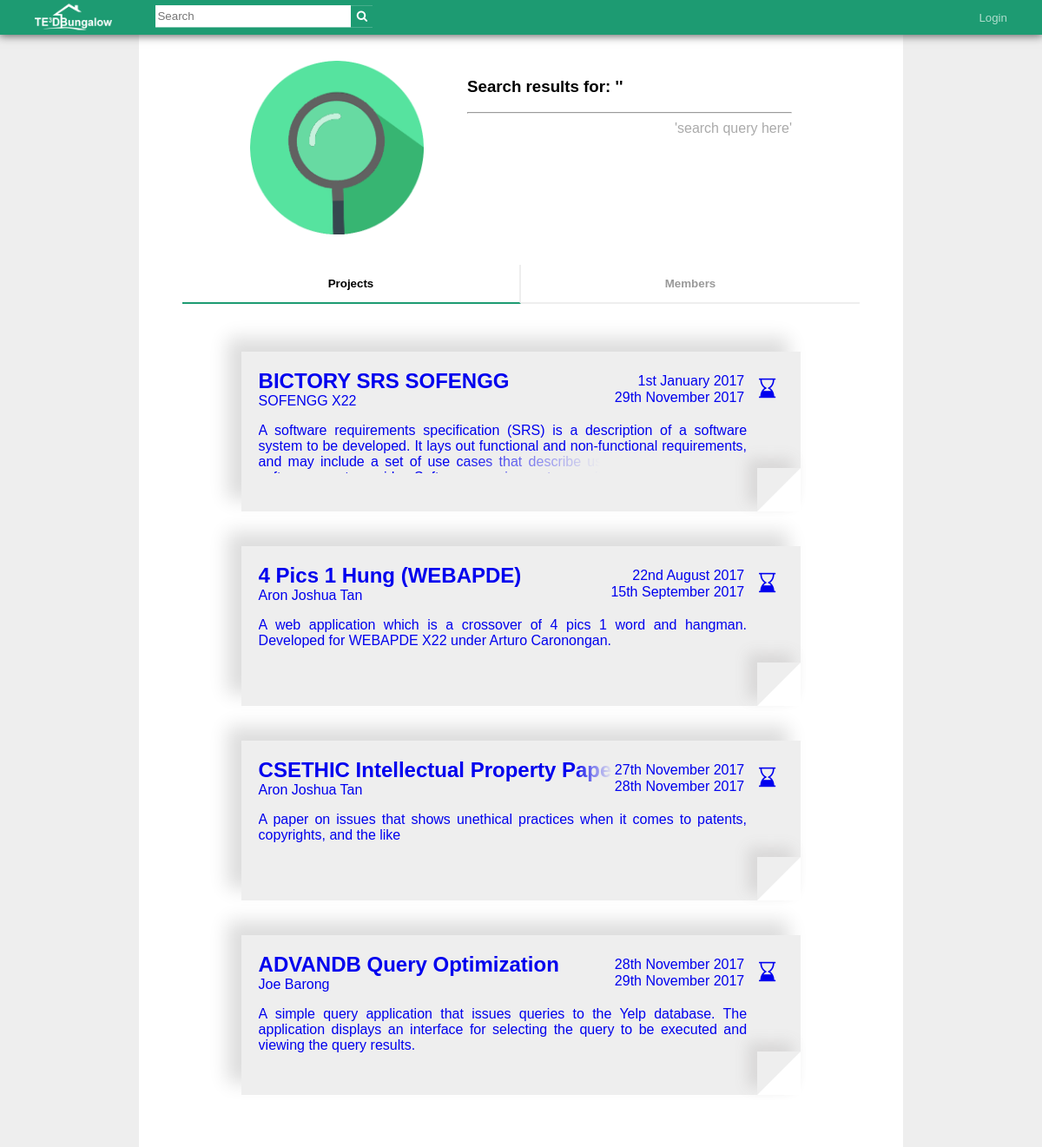
Screenshot of /search.php with the database file from the repository.
### tables this page shows
CREATE TABLE `tptable` (
  `tpID` int(11) NOT NULL,
  `tpTitle` varchar(99) NOT NULL,
  `tpDesc` varchar(5000) NOT NULL,
  `tpMemberName` varchar(500) DEFAULT NULL,
  `tpSDate` date NOT NULL,
  `tpEDate` date DEFAULT NULL,
  `tpAccessLVL` int(11) NOT NULL,
  `pHead` varchar(50) DEFAULT NULL
);

### html/search.php (the view, shortened to what this page needs)
<?php
    include '../php/dbh.php';
?>
<!DOCTYPE html>
<html>
<link rel="stylesheet" href="https://cdnjs.cloudflare.com/ajax/libs/font-awesome/4.7.0/css/font-awesome.min.css">
<link rel="stylesheet" href="../css/style.css">
<link rel="stylesheet" href="../css/index.css">
</head>
<body>
  <div id="toolbar">
    <div id="logo">
      <a href="index.php"><img src="../images/logo_full.png" height="30px"></a>
    </div>
    <div id="searchBar">
      <form action="search.php" method="POST">
        <input id="searchTerm" type="text" name="search-field" placeholder="Search"/>
        <button id="searchButton" type="submit" name ="search-button">
          <i class="fa fa-search"></i>
        </button>
      </form>
    </div>
    <?php
      $uli = '0';
      if(isset($_COOKIE['loggedIn'])){
        $uli = $_COOKIE['loggedIn'];
        if($uli == '1'){
          echo "<ul id=\"toolbarButtons\">
                  <li><button id=\"notificationButton\" class=\"toolbarButton\" onclick=\"openNotifications()\"><i id=\"notificationCount\">99</i><i class=\"fa fa-bell\"></i></button></li>
                  <li><button id=\"userName\" class=\"toolbarButton\" onclick=\"location.href='profile.php';\">".$_COOKIE['uFName']." ".$_COOKIE['uLName']."</button></li>
                  <li><button class=\"toolbarButton\" onclick=\"location.href='../php/logOut.php'\">Logout</button></li>
                </ul>";
        }else{
          echo "<ul id=\"toolbarButtons\">
                  <li><button class=\"toolbarButton\" name=\"li1\" onclick=\"openLogin();\">Login</button></li>
                </ul>";
        }
      }else{
          echo "<ul id=\"toolbarButtons\">
                  <li><button class=\"toolbarButton\" name=\"".$uli."\" onclick=\"openLogin();\">Login</button></li>
                </ul>";
      }
    ?>
  </div>
  <div id="wrap">
    <div id="pageHead">
      <img src="../images/searchlogo.png">
      <?php
        echo "<h3>Search results for: '".$_POST['search-field']."'</h3>"
      ?>
      <hr>
      <p class="pageLegend">
        'search query here'
      </p>
    </div>
    <div id="tabButtons">
      <button id="defaultOpen" class="tabButton half" onclick="openTab(event, 'projects')">Projects</button>
      <button class="tabButton half" onclick="openTab(event, 'members')">Members</button>
    </div>
    <div id="projects" class="tabContent">
      <?php
          $term = $_POST['search-field'];
          $sql = "SELECT * FROM tptable WHERE tpTitle LIKE '%$term%' OR tpDesc LIKE '%$
          term%'";
          $result = mysqli_query($conn,$sql);
          $queryResults = mysqli_num_rows($result);
          if ($queryResults > 0){
            while ($row = mysqli_fetch_assoc($result)){
                  $iClass = "";
                  $projStart = "";
                  $projEnd = "";
                  if($row['tpEDate'] != null && $row['tpEDate'] == $row['tpSDate']){
                    $iClass = "projectStatus fa fa-hourglass";
                    $date = date_create($row['tpSDate']);
                    $projStart = date_format($date, 'jS F Y');
                    $date = date_create($row['tpEDate']);
                    $projEnd = date_format($date, 'jS F Y');
                  }
                  else if($row['tpEDate'] != null && $row['tpEDate'] != $row['tpSDate']){
                    $iClass = "projectStatus fa fa-hourglass-end";
                    $date = date_create($row['tpSDate']);
                    $projStart = date_format($date, 'jS F Y');
                    $date = date_create($row['tpEDate']);
                    $projEnd = date_format($date, 'jS F Y');
                  }
                  else if($row['tpEDate'] == null){
                    $iClass = "projectStatus fa fa-hourglass-2";
                    $date = date_create($row['tpSDate']);
                    $projStart = date_format($date, 'jS F Y');
                  }
                  echo "<a href='project.php?pid=".$row['tpID']."' style=\"text-decoration:none;\"><div class=\"projectDisplay\">
                  <i class=\"".$iClass."\"></i>
                  <p class=\"projectTitle\">".$row['tpTitle']."
                  <p class=\"projectHead\">".$row['pHead']."
                  <p class=\"projectStart\">".$projStart."
                 <p class=\"projectEnd\">".$projEnd."
                 <p class=\"projectAbstract\">".$row['tpDesc']."
                  <div class=\"cornerFold\">
                  </div>
                  </div>";
            }
          }
      ?>
    </div>
  <div id="wrapbg">
  </div>
</body>
</html>

### css/style.css (style rules this page uses)
html, body { background: #eeeeee; font-family: Arial, Helvetica, sans-serif; height: 100%; margin: 0; overflow-y: overlay; }
#toolbar { background: #1d9b72; box-shadow: 0 0 10px 1px #555; height: 40px; line-height: 40px; top: 0; padding: 0; position: fixed; width: 100%; z-index: 2; }
#logo { display: inline-block; float: left; margin: 0 50px 0 40px; padding: 0; transform: translateY(10%); }
#searchBar { background: #fff; display: inline-block; height: 25px; margin: 0; padding: 0; position: relative; transform: translateY(25%); width: 250px; }
#searchTerm { border: none; float: left; height: 21px; margin: 0; outline: none; padding: 2px; width: 221px; }
#searchButton { background: #1d9b72; border: none; color: #fff; float: right; height: 25px; margin: 0; outline: none; width: 25px; }
#toolbarButtons { list-style-type: none; float: right; margin: 0; padding: 0; }
#toolbarButtons li { float: left; margin: 0; padding: 0; }
#login a { color: #1d9b72; display: block; margin: 5px 0 0 0; text-decoration: none; }
#wrap { background: #fff; margin: 0 auto; padding: 50px; width: 65%; z-index: 1; }
#wrapbg { background: #fff; height: 100%; left: 0; margin: 0 auto; padding: 50px; position: fixed; right: 0; width: 65%; z-index: 0; }
#pageHead { display: block; height: 150px; margin: 0 auto 65px auto; padding: 20px; position: relative; width: 80%; }
#pageHead img { float: left; height: 200px; margin: 0 50px 0 0; }
#tabButtons { display: block; height: 50px; margin: 0 auto 0 auto; width: 100%; }
#tabButtons button.active { border-bottom: 2px solid #1d9b72; color: #000; }
.toolbarButton { background: #1d9b72; border: none; cursor: pointer; height: 35px; margin: 0 20px 0 0; outline: none; padding: 0 20px 0 20px; color: #b0ddce; }
.pageLegend { color: #aaa; float: right; margin: 0; }
.tabButton { background: none; border: none; border-bottom: 2px solid #eee; border-right: 2px solid #eee; color: #999; cursor: pointer; float: left; font-weight: bold; outline: none; padding: 14px 16px; width: 33.33%; }
.half { width: 50%; }
.tabButton:last-child { border-right: none; }
.tabContent { display: none; height: 100%; padding: 10px 12px; position: relative; }

### css/index.css (style rules this page uses)
.projectDisplay { background: #eeeeee; box-shadow: -15px -15px 20px 1px #ddd; display: block; height: 18vh; margin: 40px auto 40px auto; padding: 20px; position: relative; width: 80%; }
.projectDisplay:last-child { margin: 40px auto 0 auto; }
.projectStatus { display: block; font-size: 1.4em; position: absolute; right: 1.3em; top: 1.4em; }
.projectTitle { display: block; font-size: 1.5em; font-weight: bold; margin: 0; overflow: hidden; padding: 0; position: relative; width: 75%; white-space: nowrap; }
.projectHead { margin: 0; padding: 0; }
.projectTitle:after { background: linear-gradient(to right, rgba(238, 238, 238, 0), rgba(238, 238, 238, 1) 50%); bottom: 0; content: ""; height: 1.2em; position: absolute; right: 0; text-align: right; width: 20%; }
.projectStart { clear: both; float: right; margin: 0 7%; padding: inherit; position: absolute; right: 0; top: .3em; }
.projectEnd { clear: both; float: right; margin: 0 7%; padding: inherit; position: absolute; right: 0; top: 1.5em; }
.projectAbstract { display: block; height: 3.6em; overflow: hidden; position: relative; text-align: justify; width: 93%; }
.projectAbstract:after { background: linear-gradient(to right, rgba(238, 238, 238, 0), rgba(238, 238, 238, 1) 50%); bottom: 0; content: ""; height: 1.2em; position: absolute; right: 0; text-align: right; width: 60%; }
.cornerFold { border-bottom: 50px solid #fff; border-left: 50px solid #eee; box-shadow: -10px -10px 15px 1px #d9d8d8; bottom: 0; height: 0; position: absolute; right: 0; width: 0; }

### rows the page displays
tptable: tpTitle "BICTORY SRS SOFENGG", pHead "SOFENGG X22", tpSDate "1st January 2017", tpEDate "29th November 2017", tpDesc "A software requirements specification (SRS) is a description of a software system to be developed. It lays out functional and non-functional requirements, and may include a set of use cases that describe user interactions that the…"
tptable: tpTitle "4 Pics 1 Hung (WEBAPDE)", pHead "Aron Joshua Tan", tpSDate "22nd August 2017", tpEDate "15th September 2017", tpDesc "A web application which is a crossover of 4 pics 1 word and hangman. Developed for WEBAPDE X22 under Arturo Caronongan."
tptable: tpTitle "CSETHIC Intellectual Property Paper", pHead "Aron Joshua Tan", tpSDate "27th November 2017", tpEDate "28th November 2017", tpDesc "A paper on issues that shows unethical practices when it comes to patents, copyrights, and the like"
tptable: tpTitle "ADVANDB Query Optimization", pHead "Joe Barong", tpSDate "28th November 2017", tpEDate "29th November 2017", tpDesc "A simple query application that issues queries to the Yelp database. The application displays an interface for selecting the query to be executed and viewing the query results."
